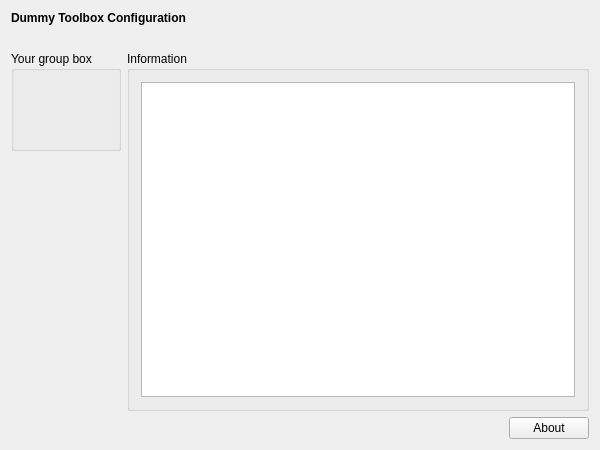
<?xml version="1.0" encoding="UTF-8"?>
<ui version="4.0">
 <class>DummySetupWidget</class>
 <widget class="QWidget" name="DummySetupWidget">
  <property name="geometry">
   <rect>
    <x>0</x>
    <y>0</y>
    <width>600</width>
    <height>450</height>
   </rect>
  </property>
  <property name="windowTitle">
   <string>DummySetupWidget</string>
  </property>
  <layout class="QVBoxLayout" name="verticalLayout">
   <item>
    <widget class="QLabel" name="m_qLabel_Headline">
     <property name="font">
      <font>
       <weight>75</weight>
       <bold>true</bold>
      </font>
     </property>
     <property name="text">
      <string>Dummy Toolbox Configuration</string>
     </property>
    </widget>
   </item>
   <item>
    <spacer name="m_qVerticalSpacer_Headline">
     <property name="orientation">
      <enum>Qt::Vertical</enum>
     </property>
     <property name="sizeType">
      <enum>QSizePolicy::Fixed</enum>
     </property>
     <property name="sizeHint" stdset="0">
      <size>
       <width>20</width>
       <height>20</height>
      </size>
     </property>
    </spacer>
   </item>
   <item>
    <layout class="QGridLayout" name="m_qGridLayout_main">
     <item row="0" column="0">
      <widget class="QGroupBox" name="m_qGroupBox_yourGroupBox">
       <property name="sizePolicy">
        <sizepolicy hsizetype="Minimum" vsizetype="Preferred">
         <horstretch>0</horstretch>
         <verstretch>0</verstretch>
        </sizepolicy>
       </property>
       <property name="minimumSize">
        <size>
         <width>0</width>
         <height>100</height>
        </size>
       </property>
       <property name="title">
        <string>Your group box</string>
       </property>
       <property name="flat">
        <bool>false</bool>
       </property>
       <layout class="QGridLayout" name="m_qGridLayout_Properties"/>
      </widget>
     </item>
     <item row="0" column="1" rowspan="2" colspan="2">
      <widget class="QGroupBox" name="m_qGroupBox_Information">
       <property name="title">
        <string>Information</string>
       </property>
       <layout class="QGridLayout" name="m_qGridLayout_Information">
        <item row="0" column="0">
         <widget class="QTextBrowser" name="m_qTextBrowser_Information"/>
        </item>
       </layout>
      </widget>
     </item>
     <item row="2" column="1">
      <spacer name="m_qHorizontalSpacer_About">
       <property name="orientation">
        <enum>Qt::Horizontal</enum>
       </property>
       <property name="sizeHint" stdset="0">
        <size>
         <width>40</width>
         <height>20</height>
        </size>
       </property>
      </spacer>
     </item>
     <item row="1" column="0">
      <spacer name="m_qVerticalSpacer_LeftRow">
       <property name="orientation">
        <enum>Qt::Vertical</enum>
       </property>
       <property name="sizeHint" stdset="0">
        <size>
         <width>20</width>
         <height>40</height>
        </size>
       </property>
      </spacer>
     </item>
     <item row="2" column="2">
      <widget class="QPushButton" name="m_qPushButton_About">
       <property name="text">
        <string>About</string>
       </property>
      </widget>
     </item>
    </layout>
   </item>
  </layout>
 </widget>
 <layoutdefault spacing="6" margin="11"/>
 <resources/>
 <connections/>
</ui>
